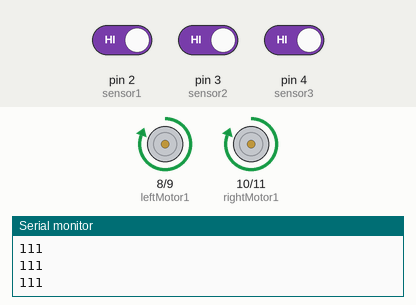
This sketch was run on a simulated Arduino Uno, built with avr-gcc and run on an emulated ATmega328P. Parts: motor-driver pin pairs drawn as motors (green arrow = first pin HIGH = forward, orange = second pin HIGH = backward, longer = more drive, scaled by the enable pin), the last lines printed to the serial monitor. The test bench sets the inputs (shaded band); at power-on: pin 2 (sensor1) HIGH, pin 3 (sensor2) HIGH, pin 4 (sensor3) HIGH.

Above: at 1.2 s.
1.3 s: pin 2 (sensor1) driven LOW
At 2.2 s:
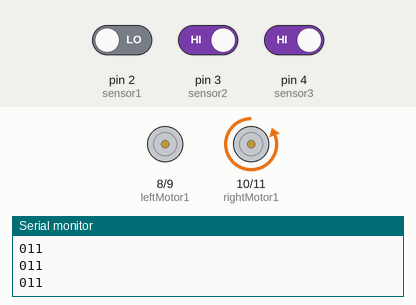
2.8 s: pin 3 (sensor2) driven LOW
At 4.0 s:
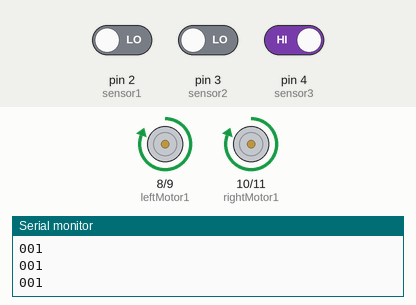
4.3 s: pin 3 (sensor2) driven HIGH
At 5.5 s:
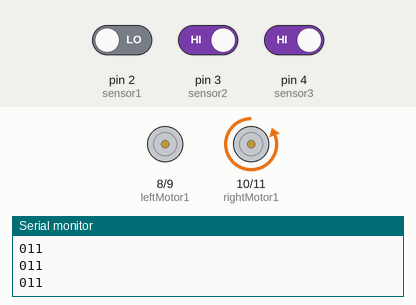
5.8 s: pin 2 (sensor1) driven HIGH
At 6.2 s:
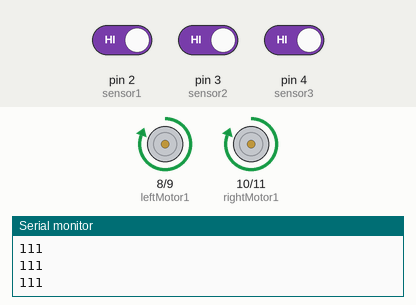
7.3 s: pin 4 (sensor3) driven LOW
At 7.8 s:
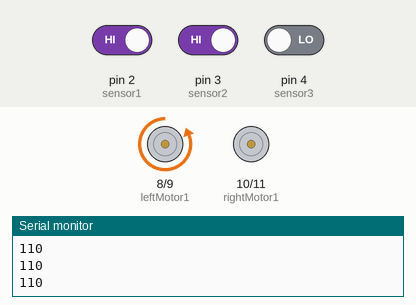
8.8 s: pin 4 (sensor3) driven HIGH
At 9.6 s:
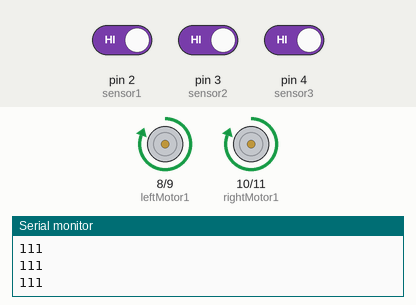
Timing chart, 0 to 11.3 s (numbered marks = the images above; inputs shaded):
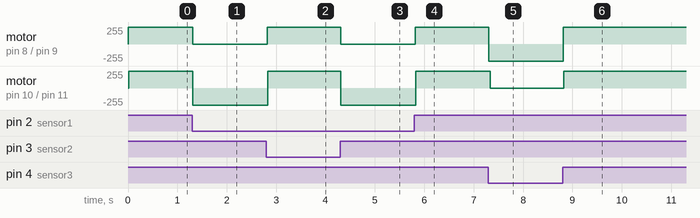

Measured:
- after the input at 1.3 s, motor on pin 8 (leftMotor1) / pin 9 (leftMotor2): forward 255/255 → stopped at once; motor on pin 10 (rightMotor1) / pin 11 (rightMotor2): forward 255/255 → backward 255/255 at once
- after the input at 2.8 s, motor on pin 8 (leftMotor1) / pin 9 (leftMotor2): stopped → forward 255/255 at once; motor on pin 10 (rightMotor1) / pin 11 (rightMotor2): backward 255/255 → forward 255/255 at once
- after the input at 4.3 s, motor on pin 8 (leftMotor1) / pin 9 (leftMotor2): forward 255/255 → stopped at once; motor on pin 10 (rightMotor1) / pin 11 (rightMotor2): forward 255/255 → backward 255/255 at once
- after the input at 5.8 s, motor on pin 8 (leftMotor1) / pin 9 (leftMotor2): stopped → forward 255/255 at once; motor on pin 10 (rightMotor1) / pin 11 (rightMotor2): backward 255/255 → forward 255/255 at once
- after the input at 7.3 s, motor on pin 8 (leftMotor1) / pin 9 (leftMotor2): forward 255/255 → backward 255/255 at once; motor on pin 10 (rightMotor1) / pin 11 (rightMotor2): forward 255/255 → stopped at once
- after the input at 8.8 s, motor on pin 8 (leftMotor1) / pin 9 (leftMotor2): backward 255/255 → forward 255/255 at once; motor on pin 10 (rightMotor1) / pin 11 (rightMotor2): stopped → forward 255/255 at once

The sketch:

trackline_robot1.ino
```cpp
int sensor1 = 2;
  int sensor2 = 3;
  int sensor3 = 4;
  int enLeft = 6, enRight = 7;
  int leftMotor1 = 8, leftMotor2 = 9;
  int rightMotor1 = 10, rightMotor2 = 11;

void setup(){
  pinMode(sensor1,INPUT);
  pinMode(sensor2,INPUT);
  pinMode(sensor3,INPUT);
  pinMode(enLeft,OUTPUT);
  pinMode(enRight,OUTPUT);
  pinMode(leftMotor1,OUTPUT);
  pinMode(leftMotor2,OUTPUT);
  pinMode(rightMotor1,OUTPUT);
  pinMode(rightMotor2,OUTPUT);
   Serial.begin(9600);
}

void loop(){
  int s1 = digitalRead(sensor1);
  int s2 = digitalRead(sensor2);
  int s3 = digitalRead(sensor3);

  s1 = digitalRead(2);
  s2 = digitalRead(3);
  s3 = digitalRead(4);

  if(s1 == 0 && s2 == 0 && s3 == 0){
      motor1('S',100);
      motor2('L',100);
       Serial.println("000");
  }
  else if(s1 == 0 && s2 == 0 && s3 == 1){
      motor1('S',100);
      motor2('L',100);
       Serial.println("001");
  }
   else if(s1 == 0 && s2 == 1 && s3 == 0){
      m1stop();
      motor2('S',75);
      Serial.println("010");
  }
  else if(s1 == 0 && s2 == 1 && s3 == 1){
       m1stop();
      motor2('S',75);
      //delay(100);
      Serial.println("011");
  }
  else if(s1 == 1 && s2 == 0 && s3 == 0){
      motor1('L',75);
      m2stop();
       Serial.println("100");
  }
   else if(s1 == 1 && s2 == 0 && s3 == 1){
      motor1('S',100);
      motor2('L',100);
       Serial.println("101");
  }
   else if(s1 == 1 && s2 == 1 && s3 == 0){
      motor1('L',75);
      m2stop();
      Serial.println("110");
  }
   else if(s1 == 1 && s2 == 1 && s3 == 1){
      motor1('S',100);
      motor2('L',100);
       Serial.println("111");
  }
}

void m1stop(){
    digitalWrite(enLeft,LOW);
}
void m2stop(){
    digitalWrite(enRight,LOW);
}

void motor1(char ch,int d){
  if(ch == 'L'){
    digitalWrite(enLeft,HIGH);
    digitalWrite(leftMotor1,LOW);
    digitalWrite(leftMotor2,HIGH);
  }
  else{
    digitalWrite(enLeft,HIGH);
    digitalWrite(leftMotor1,HIGH);
    digitalWrite(leftMotor2,LOW);
  }

  delay(110-d);

}

void motor2(char ch, int d){

  if(ch == 'S'){
    digitalWrite(enRight,HIGH);
    digitalWrite(rightMotor1,LOW);
    digitalWrite(rightMotor2,HIGH);
  }
  else{
    digitalWrite(enRight,HIGH);
    digitalWrite(rightMotor1,HIGH);
    digitalWrite(rightMotor2,LOW);
  }
  delay(110-d);

}
```
